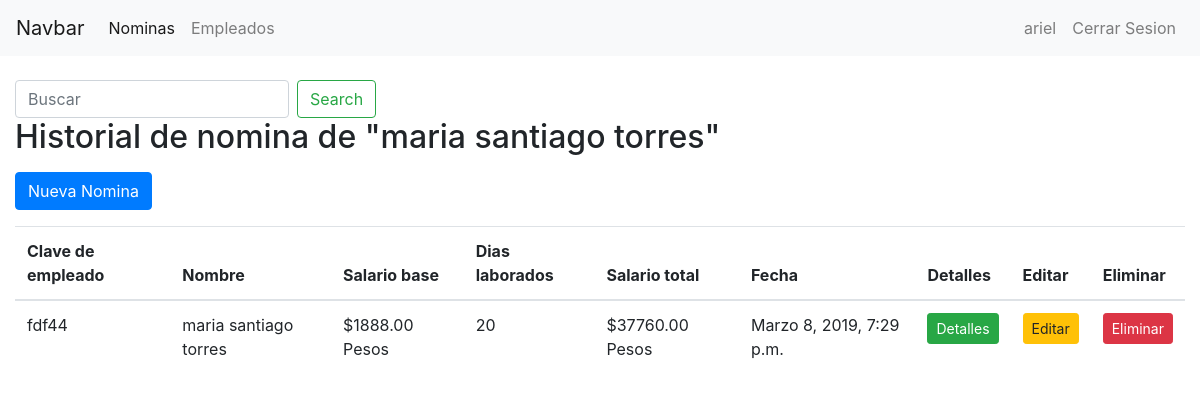
Page /nomina/fdf44/ (signed in) on the committed database.
### empleados/models.py (models this page shows, shortened)
class Nomina(models.Model):
	empleado = models.ForeignKey('Empleado', on_delete=models.CASCADE)
	salario_base = models.DecimalField(max_digits=10, decimal_places=2, default=0)
	dias_laborados = models.IntegerField(default=0)
	salario_total = models.DecimalField(max_digits=10, decimal_places=2, default=0)
	fecha = models.DateTimeField(default=timezone.now)
	@property
	def Nombre_completo(self):
		return '{} {} {}'.format(self.empleado.nombre, self.empleado.primer_apellido, self.empleado.segundo_apellido)
	@property
	def clave_emp(self):
		return self.empleado.clave_empleado

class Empleado(models.Model):
	areas = (
		('Administracion', 'Administracion'),
		('Aduanas', 'Aduanas'),
		('Negocios', 'Negocios'),
		('Mercadotecnia', 'Mercadotecnia'),
		('Relaciones Publicas', 'Relaciones Publicas'),
		('Mantenimiento', 'Mantenimiento'),
		('Ingenieria', 'Ingenieria'),
		('Diseño', 'Diseño'),
		)
	puestos = (
		('Documentador','Documentador'),
		('Import-Export','Import-Export'),
		('Vendedor','Vendedor'),
		('Social Manager','Social Manager'),
		('RP','RP'),
		('Control de Higiene','Control de Higiene'),
		('Produccion','Produccion'),
		('Imagen Corporativa', 'Imagen Corporativa'),
		)
	clave_empleado = models.CharField(max_length=50)
	nombre = models.CharField(max_length=200)
	primer_apellido = models.CharField(max_length=200)
	segundo_apellido = models.CharField(max_length=200)
	edad = models.IntegerField()
	area = models.CharField(max_length=100, choices=areas, default='Administracion')
	puesto = models.CharField(max_length=100, choices=puestos, default='Documentador')
	fecha_registro = models.DateTimeField(default=timezone.now)

### empleados/views.py (the view)
# urls.py: path('nomina/<str:clave_empleado>/', NominaSearchView.as_view(), name='nomina-empleado'),
class NominaSearchView(LoginRequiredMixin, ListView):
	model = Nomina
	template_name = 'empleados/nomina_empleado.html'
	context_object_name = 'items'
	def get_queryset(self):
		empleado = get_object_or_404(Empleado, clave_empleado=self.kwargs.get('clave_empleado'))
		return Nomina.objects.filter(empleado=empleado).order_by('-fecha')

### empleados/templates/empleados/nomina_empleado.html
{% extends "empleados/base.html" %}
{% block content %}
{% with item=items|first %}
  <h2>Historial de nomina de "{{ item.Nombre_completo }}"</h2>
  {% endwith %}
<a class="btn btn-primary mt-2" href="{% url 'nomina-crear' %}">Nueva Nomina</a>
<table class="table mt-3">
  <thead>
    <tr>
      <th scope="col">Clave de empleado</th>
      <th scope="col">Nombre</th>
      <th scope="col">Salario base</th>
      <th scope="col">Dias laborados</th>
      <th scope="col">Salario total</th>
      <th scope="col">Fecha</th>
      <th scope="col">Detalles</th>
      <th scope="col">Editar</th>
      <th scope="col">Eliminar</th>
    </tr>
  </thead>
  <tbody>
  	{% for item in items %}
    <tr>
      <td>{{ item.clave_emp }}</td>
      <td>{{ item.Nombre_completo }}</td>
      <td>${{ item.salario_base }} Pesos</td>
      <td>{{ item.dias_laborados }}</td>
      <td>${{ item.salario_total }} Pesos</td>
      <td>{{ item.fecha }}</td>
      <td><a class="btn btn-sm btn-success" href="{% url 'nomina-detalles' item.id %}">Detalles</a></td>
      <td><a class="btn btn-sm btn-warning" href="{% url 'nomina-editar' item.id %}">Editar</a></td>
      <td><a class="btn btn-sm btn-danger" href="{% url 'nomina-eliminar' item.id %}">Eliminar</a></td>
    </tr>
    {% endfor %}
  </tbody>
</table>
{% endblock %}

### empleados/templates/empleados/base.html (shortened to what this page needs)
<!doctype html>
<html lang="en">
<head>
  <link rel="stylesheet" href="https://stackpath.bootstrapcdn.com/bootstrap/4.3.1/css/bootstrap.min.css">
</head>
<body>
 <nav class="navbar navbar-expand-lg navbar-light bg-light">
  <a class="navbar-brand" href="#">Navbar</a>
  <div class="collapse navbar-collapse" id="navbarSupportedContent">
   {% if user.is_authenticated %}
   <ul class="navbar-nav mr-auto">
    <li class="nav-item active">
      <a class="nav-link" href="{% url 'index' %}">Nominas</a>
    </li>
    <li class="nav-item">
      <a class="nav-link" href="{% url 'index-empleados' %}">Empleados</a>
    </li>
  </ul>
  {% endif %}
  <ul class="navbar-nav  ml-auto">
    {% if user.is_authenticated %}
     <li class="nav-item">
    <a class="nav-link" href="">{{user}}</a>
     </li>
    <li class="nav-item">
      <a class="nav-link" href="{% url 'logout' %}">Cerrar Sesion</a>
    </li>
    {% else %}
    <li class="nav-item ">
      <a class="nav-link" href="{% url 'login' %}">Iniciar Sesion</a>
    </li>
    {% endif %}
  </ul>
</div>
</nav>
<div class="container-fluid mt-4">
  {% if user.is_authenticated %}
  <form class="form-inline my-2 my-lg-0" method="GET" action="{% url 'search' %}">
    <input class="form-control mr-sm-2" type="search" placeholder="Buscar" aria-label="Search" value="{{ request.GET.q }}" name="q">
    <button class="btn btn-outline-success my-2 my-sm-0" type="submit">Search</button>
  </form>
  {% endif %}
  {% block content %}
  {% endblock %}
</div>
</body>
</html>

### rows in the picture
Nomina: Nombre_completo "maria santiago torres", clave_emp "fdf44", salario_base "1888.00", dias_laborados "20", salario_total "37760.00", fecha "Marzo 8, 2019, 7:29 p.m."

### other values in the picture
{{ user }} "ariel"
